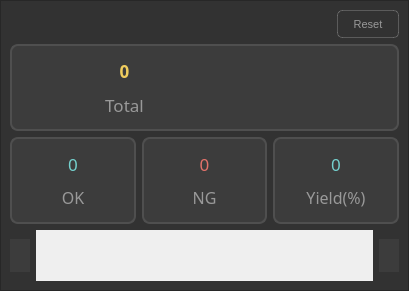
<?xml version="1.0" encoding="UTF-8"?>
<ui version="4.0">
 <class>DataStatisticsClass</class>
 <widget class="QWidget" name="DataStatisticsClass">
  <property name="geometry">
   <rect>
    <x>0</x>
    <y>0</y>
    <width>409</width>
    <height>291</height>
   </rect>
  </property>
  <property name="sizePolicy">
   <sizepolicy hsizetype="Expanding" vsizetype="Expanding">
    <horstretch>0</horstretch>
    <verstretch>0</verstretch>
   </sizepolicy>
  </property>
  <property name="windowTitle">
   <string>DataStatistics</string>
  </property>
  <layout class="QGridLayout" name="gridLayout_2">
   <property name="sizeConstraint">
    <enum>QLayout::SetDefaultConstraint</enum>
   </property>
   <property name="leftMargin">
    <number>0</number>
   </property>
   <property name="topMargin">
    <number>0</number>
   </property>
   <property name="rightMargin">
    <number>0</number>
   </property>
   <property name="bottomMargin">
    <number>0</number>
   </property>
   <item row="0" column="0">
    <widget class="QFrame" name="frame">
     <property name="sizePolicy">
      <sizepolicy hsizetype="Expanding" vsizetype="Expanding">
       <horstretch>0</horstretch>
       <verstretch>0</verstretch>
      </sizepolicy>
     </property>
     <property name="styleSheet">
      <string notr="true">QFrame
{
	background-color:rgb(50,50,50);
}</string>
     </property>
     <property name="frameShape">
      <enum>QFrame::StyledPanel</enum>
     </property>
     <property name="frameShadow">
      <enum>QFrame::Raised</enum>
     </property>
     <layout class="QGridLayout" name="gridLayout_7">
      <property name="leftMargin">
       <number>9</number>
      </property>
      <property name="topMargin">
       <number>9</number>
      </property>
      <property name="rightMargin">
       <number>9</number>
      </property>
      <property name="bottomMargin">
       <number>9</number>
      </property>
      <item row="0" column="0">
       <layout class="QHBoxLayout" name="horizontalLayout">
        <item>
         <widget class="MyLogoButton" name="btn_ControlVisiable" native="true"/>
        </item>
        <item>
         <spacer name="horizontalSpacer_2">
          <property name="orientation">
           <enum>Qt::Horizontal</enum>
          </property>
          <property name="sizeHint" stdset="0">
           <size>
            <width>40</width>
            <height>20</height>
           </size>
          </property>
         </spacer>
        </item>
        <item>
         <widget class="QPushButton" name="btn_ReSet">
          <property name="minimumSize">
           <size>
            <width>62</width>
            <height>28</height>
           </size>
          </property>
          <property name="maximumSize">
           <size>
            <width>62</width>
            <height>28</height>
           </size>
          </property>
          <property name="font">
           <font>
            <pointsize>8</pointsize>
           </font>
          </property>
          <property name="styleSheet">
           <string notr="true">QPushButton
{
	border: 1px solid rgba(255, 255, 255, 0.2);
	border-radius: 5px;
	color:#999999;
}
QPushButton:hover
{
	background: #4A4A4A;
	border: 1px solid rgba(255, 255, 255, 0.2);
	border-radius: 5px;
}
QPushButton:pressed
{
	background: #787878;
	border: 1px solid rgba(255, 255, 255, 0.2);
	border-radius: 5px;
}</string>
          </property>
          <property name="text">
           <string>Reset</string>
          </property>
          <property name="icon">
           <iconset>
            <normaloff>Resource/BtnReSet.png</normaloff>Resource/BtnReSet.png</iconset>
          </property>
         </widget>
        </item>
       </layout>
      </item>
      <item row="1" column="0">
       <widget class="QWidget" name="widget_ControlVisual" native="true">
        <layout class="QGridLayout" name="gridLayout_6" rowstretch="1,1,1">
         <property name="leftMargin">
          <number>0</number>
         </property>
         <property name="topMargin">
          <number>0</number>
         </property>
         <property name="rightMargin">
          <number>0</number>
         </property>
         <property name="bottomMargin">
          <number>0</number>
         </property>
         <item row="0" column="0">
          <widget class="QFrame" name="frame_2">
           <property name="sizePolicy">
            <sizepolicy hsizetype="Expanding" vsizetype="Expanding">
             <horstretch>0</horstretch>
             <verstretch>0</verstretch>
            </sizepolicy>
           </property>
           <property name="styleSheet">
            <string notr="true">QFrame{
	background-color:rgb(60,60,60);
	border-radius:8;
	border:2px solid #4F4F4F;
}
QLabel{
	background: &quot;transparent&quot;;
	border:none;
    color:white
}</string>
           </property>
           <property name="frameShape">
            <enum>QFrame::StyledPanel</enum>
           </property>
           <property name="frameShadow">
            <enum>QFrame::Raised</enum>
           </property>
           <layout class="QGridLayout" name="gridLayout_3">
            <item row="1" column="1">
             <widget class="QLabel" name="label_3">
              <property name="sizePolicy">
               <sizepolicy hsizetype="Expanding" vsizetype="Expanding">
                <horstretch>0</horstretch>
                <verstretch>0</verstretch>
               </sizepolicy>
              </property>
              <property name="font">
               <font>
                <family>Agency FB</family>
                <pointsize>13</pointsize>
                <weight>50</weight>
                <italic>false</italic>
                <bold>false</bold>
               </font>
              </property>
              <property name="styleSheet">
               <string notr="true">color:#999999;
font:13pt;</string>
              </property>
              <property name="text">
               <string>Total</string>
              </property>
              <property name="alignment">
               <set>Qt::AlignCenter</set>
              </property>
             </widget>
            </item>
            <item row="0" column="2">
             <spacer name="horizontalSpacer">
              <property name="orientation">
               <enum>Qt::Horizontal</enum>
              </property>
              <property name="sizeHint" stdset="0">
               <size>
                <width>40</width>
                <height>20</height>
               </size>
              </property>
             </spacer>
            </item>
            <item row="0" column="3" rowspan="2">
             <widget class="QLabel" name="label_Line">
              <property name="minimumSize">
               <size>
                <width>120</width>
                <height>50</height>
               </size>
              </property>
              <property name="maximumSize">
               <size>
                <width>120</width>
                <height>50</height>
               </size>
              </property>
              <property name="styleSheet">
               <string notr="true">border-image:url(&quot;:/DynamicWidget/Resource/DataStatisticsLine.png&quot;);</string>
              </property>
              <property name="text">
               <string/>
              </property>
             </widget>
            </item>
            <item row="0" column="0" rowspan="2">
             <widget class="QLabel" name="label_logo">
              <property name="minimumSize">
               <size>
                <width>50</width>
                <height>50</height>
               </size>
              </property>
              <property name="maximumSize">
               <size>
                <width>50</width>
                <height>50</height>
               </size>
              </property>
              <property name="styleSheet">
               <string notr="true">border-image:url(&quot;:/DynamicWidget/Resource/DataStatisticLogo.png&quot;);</string>
              </property>
              <property name="text">
               <string/>
              </property>
             </widget>
            </item>
            <item row="0" column="1">
             <widget class="QLabel" name="label_TotalNums">
              <property name="sizePolicy">
               <sizepolicy hsizetype="Expanding" vsizetype="Expanding">
                <horstretch>0</horstretch>
                <verstretch>0</verstretch>
               </sizepolicy>
              </property>
              <property name="font">
               <font>
                <family>楷体</family>
                <pointsize>13</pointsize>
                <weight>75</weight>
                <italic>false</italic>
                <bold>true</bold>
               </font>
              </property>
              <property name="styleSheet">
               <string notr="true">color:#F0CD5E;
font:13pt;
font-weight:bold;</string>
              </property>
              <property name="text">
               <string>0</string>
              </property>
              <property name="alignment">
               <set>Qt::AlignCenter</set>
              </property>
             </widget>
            </item>
           </layout>
          </widget>
         </item>
         <item row="1" column="0">
          <layout class="QHBoxLayout" name="horizontalLayout_3">
           <item>
            <widget class="QFrame" name="frame_3">
             <property name="sizePolicy">
              <sizepolicy hsizetype="Expanding" vsizetype="Expanding">
               <horstretch>0</horstretch>
               <verstretch>0</verstretch>
              </sizepolicy>
             </property>
             <property name="styleSheet">
              <string notr="true">QFrame{
	background-color:rgb(60,60,60);
	border-radius:8;
	font:12pt;
	border:2px solid #4F4F4F;
}
QLabel{
	background: &quot;transparent&quot;;
	border:none;
    color:white
}</string>
             </property>
             <property name="frameShape">
              <enum>QFrame::StyledPanel</enum>
             </property>
             <property name="frameShadow">
              <enum>QFrame::Raised</enum>
             </property>
             <layout class="QGridLayout" name="gridLayout">
              <item row="0" column="0">
               <widget class="QLabel" name="label_ok">
                <property name="font">
                 <font>
                  <family>楷体</family>
                  <pointsize>13</pointsize>
                  <weight>50</weight>
                  <italic>false</italic>
                  <bold>false</bold>
                 </font>
                </property>
                <property name="styleSheet">
                 <string notr="true">color:#74D1CE;
font:13pt;</string>
                </property>
                <property name="text">
                 <string>0</string>
                </property>
                <property name="alignment">
                 <set>Qt::AlignCenter</set>
                </property>
               </widget>
              </item>
              <item row="1" column="0">
               <widget class="QLabel" name="label_4">
                <property name="font">
                 <font>
                  <family>楷体</family>
                  <pointsize>12</pointsize>
                  <weight>50</weight>
                  <italic>false</italic>
                  <bold>false</bold>
                 </font>
                </property>
                <property name="styleSheet">
                 <string notr="true">color:#999999;</string>
                </property>
                <property name="text">
                 <string>OK</string>
                </property>
                <property name="alignment">
                 <set>Qt::AlignCenter</set>
                </property>
               </widget>
              </item>
             </layout>
            </widget>
           </item>
           <item>
            <widget class="QFrame" name="frame_4">
             <property name="sizePolicy">
              <sizepolicy hsizetype="Expanding" vsizetype="Expanding">
               <horstretch>0</horstretch>
               <verstretch>0</verstretch>
              </sizepolicy>
             </property>
             <property name="styleSheet">
              <string notr="true">QFrame{
	background-color:rgb(60,60,60);
	border-radius:8;
	font:12pt;
	border:2px solid #4F4F4F;
}
QLabel{
	background: &quot;transparent&quot;;
	border:none;
    color:white
}</string>
             </property>
             <property name="frameShape">
              <enum>QFrame::StyledPanel</enum>
             </property>
             <property name="frameShadow">
              <enum>QFrame::Raised</enum>
             </property>
             <layout class="QGridLayout" name="gridLayout_5">
              <item row="0" column="0">
               <widget class="QLabel" name="label_NG">
                <property name="font">
                 <font>
                  <family>楷体</family>
                  <pointsize>13</pointsize>
                  <weight>50</weight>
                  <italic>false</italic>
                  <bold>false</bold>
                 </font>
                </property>
                <property name="styleSheet">
                 <string notr="true">color:#E3726A;
font:13pt;</string>
                </property>
                <property name="text">
                 <string>0</string>
                </property>
                <property name="alignment">
                 <set>Qt::AlignCenter</set>
                </property>
               </widget>
              </item>
              <item row="1" column="0">
               <widget class="QLabel" name="label_6">
                <property name="font">
                 <font>
                  <family>楷体</family>
                  <pointsize>12</pointsize>
                  <weight>50</weight>
                  <italic>false</italic>
                  <bold>false</bold>
                 </font>
                </property>
                <property name="styleSheet">
                 <string notr="true">color:#999999;</string>
                </property>
                <property name="text">
                 <string>NG</string>
                </property>
                <property name="alignment">
                 <set>Qt::AlignCenter</set>
                </property>
               </widget>
              </item>
             </layout>
            </widget>
           </item>
           <item>
            <widget class="QFrame" name="frame_5">
             <property name="sizePolicy">
              <sizepolicy hsizetype="Expanding" vsizetype="Expanding">
               <horstretch>0</horstretch>
               <verstretch>0</verstretch>
              </sizepolicy>
             </property>
             <property name="styleSheet">
              <string notr="true">QFrame{
	background-color:rgb(60,60,60);
	border-radius:8;
	font:12pt;
	border:2px solid #4F4F4F;
}
QLabel{
	background: &quot;transparent&quot;;
	border:none;
    color:white
}</string>
             </property>
             <property name="frameShape">
              <enum>QFrame::StyledPanel</enum>
             </property>
             <property name="frameShadow">
              <enum>QFrame::Raised</enum>
             </property>
             <layout class="QGridLayout" name="gridLayout_4">
              <item row="0" column="0">
               <widget class="QLabel" name="label_rate">
                <property name="font">
                 <font>
                  <family>楷体</family>
                  <pointsize>13</pointsize>
                  <weight>50</weight>
                  <italic>false</italic>
                  <bold>false</bold>
                 </font>
                </property>
                <property name="styleSheet">
                 <string notr="true">color:#74D1CE;
font:13pt;</string>
                </property>
                <property name="text">
                 <string>0</string>
                </property>
                <property name="alignment">
                 <set>Qt::AlignCenter</set>
                </property>
               </widget>
              </item>
              <item row="1" column="0">
               <widget class="QLabel" name="label_8">
                <property name="font">
                 <font>
                  <family>Agency FB</family>
                  <pointsize>12</pointsize>
                  <weight>50</weight>
                  <italic>false</italic>
                  <bold>false</bold>
                 </font>
                </property>
                <property name="styleSheet">
                 <string notr="true">color:#999999;</string>
                </property>
                <property name="text">
                 <string>Yield(%)</string>
                </property>
                <property name="alignment">
                 <set>Qt::AlignCenter</set>
                </property>
               </widget>
              </item>
             </layout>
            </widget>
           </item>
          </layout>
         </item>
         <item row="2" column="0">
          <layout class="QHBoxLayout" name="horizontalLayout_2">
           <item>
            <widget class="QPushButton" name="btn_LabelToLeft">
             <property name="minimumSize">
              <size>
               <width>20</width>
               <height>33</height>
              </size>
             </property>
             <property name="maximumSize">
              <size>
               <width>20</width>
               <height>33</height>
              </size>
             </property>
             <property name="styleSheet">
              <string notr="true">QPushButton
{
	background-color:rgb(60,60,60);
	border-image:url(&quot;:/DynamicWidget/Resource/DataStatisticToLeft.png&quot;);
	border:none;
}
QPushButton:hover
{
	background-color:rgb(40,40,40);
}
QPushButton:pressed
{
	background-color:rgb(30,30,30);
}</string>
             </property>
             <property name="text">
              <string/>
             </property>
            </widget>
           </item>
           <item>
            <widget class="QScrollArea" name="scrollArea">
             <property name="minimumSize">
              <size>
               <width>0</width>
               <height>50</height>
              </size>
             </property>
             <property name="maximumSize">
              <size>
               <width>16777215</width>
               <height>51</height>
              </size>
             </property>
             <property name="styleSheet">
              <string notr="true">QScrollArea
{
border: 0px solid;
background-color: rgb(50,50,50);
}
QScrollBar
{
border: none;
background: #f5f5f7;
width: 5px;
margin: 0px 0 0px 0;
}
QScrollBar::handle
{
background: Gainsboro;
min-height: 20px;
border-radius: 2px;
border: none;
}
QScrollBar::add-line
{
border: 0px solid grey;
background: #32CC99;
height: 0px;
subcontrol-position: bottom;
subcontrol-origin: margin;
}
QScrollBar::sub-line
{
border: 0px solid grey;
background: #32CC99;
height: 0px;
subcontrol-position: top;
subcontrol-origin: margin;
}
</string>
             </property>
             <property name="lineWidth">
              <number>0</number>
             </property>
             <property name="verticalScrollBarPolicy">
              <enum>Qt::ScrollBarAlwaysOff</enum>
             </property>
             <property name="horizontalScrollBarPolicy">
              <enum>Qt::ScrollBarAlwaysOff</enum>
             </property>
             <property name="sizeAdjustPolicy">
              <enum>QAbstractScrollArea::AdjustToContents</enum>
             </property>
             <property name="widgetResizable">
              <bool>true</bool>
             </property>
             <widget class="QWidget" name="scrollAreaWidgetContents">
              <property name="geometry">
               <rect>
                <x>0</x>
                <y>0</y>
                <width>335</width>
                <height>51</height>
               </rect>
              </property>
              <property name="minimumSize">
               <size>
                <width>0</width>
                <height>50</height>
               </size>
              </property>
              <property name="maximumSize">
               <size>
                <width>16777215</width>
                <height>51</height>
               </size>
              </property>
             </widget>
            </widget>
           </item>
           <item>
            <widget class="QPushButton" name="btn_LabelToRight">
             <property name="minimumSize">
              <size>
               <width>20</width>
               <height>33</height>
              </size>
             </property>
             <property name="maximumSize">
              <size>
               <width>20</width>
               <height>33</height>
              </size>
             </property>
             <property name="styleSheet">
              <string notr="true">QPushButton
{
	background-color:rgb(60,60,60);
	border-image:url(&quot;:/DynamicWidget/Resource/DataStatisticToRight.png&quot;);
	border:none;
}
QPushButton:hover
{
	background-color:rgb(40,40,40);
}
QPushButton:pressed
{
	background-color:rgb(30,30,30);
}</string>
             </property>
             <property name="text">
              <string/>
             </property>
            </widget>
           </item>
          </layout>
         </item>
        </layout>
       </widget>
      </item>
     </layout>
    </widget>
   </item>
  </layout>
 </widget>
 <layoutdefault spacing="6" margin="11"/>
 <customwidgets>
  <customwidget>
   <class>MyLogoButton</class>
   <extends>QWidget</extends>
   <header location="global">UI/MyWidget/mylogobutton.h</header>
   <container>1</container>
  </customwidget>
 </customwidgets>
 <resources/>
 <connections/>
</ui>
